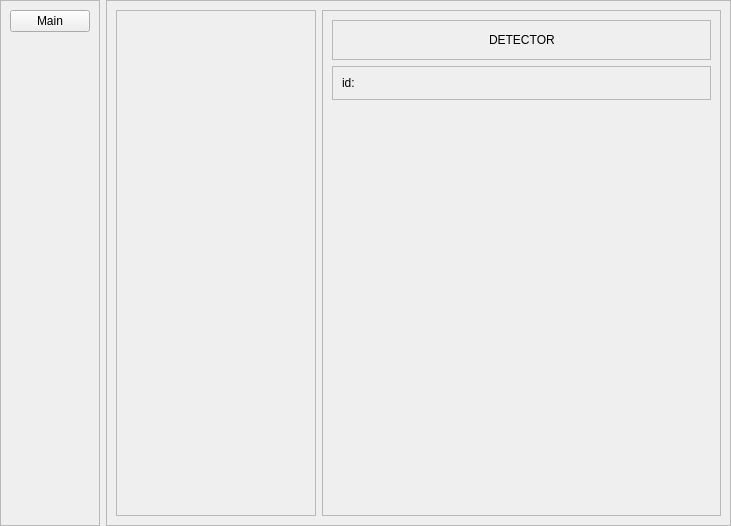
<?xml version="1.0" encoding="UTF-8"?>
<ui version="4.0">
 <class>MainWindow</class>
 <widget class="QMainWindow" name="MainWindow">
  <property name="geometry">
   <rect>
    <x>0</x>
    <y>0</y>
    <width>731</width>
    <height>526</height>
   </rect>
  </property>
  <property name="minimumSize">
   <size>
    <width>600</width>
    <height>400</height>
   </size>
  </property>
  <property name="windowTitle">
   <string>MainWindow</string>
  </property>
  <widget class="QWidget" name="centralwidget">
   <layout class="QHBoxLayout" name="horizontalLayout">
    <property name="leftMargin">
     <number>0</number>
    </property>
    <property name="topMargin">
     <number>0</number>
    </property>
    <property name="rightMargin">
     <number>0</number>
    </property>
    <property name="bottomMargin">
     <number>0</number>
    </property>
    <item>
     <widget class="QFrame" name="menu_panel">
      <property name="minimumSize">
       <size>
        <width>50</width>
        <height>0</height>
       </size>
      </property>
      <property name="maximumSize">
       <size>
        <width>100</width>
        <height>16777215</height>
       </size>
      </property>
      <property name="frameShape">
       <enum>QFrame::Shape::StyledPanel</enum>
      </property>
      <property name="frameShadow">
       <enum>QFrame::Shadow::Raised</enum>
      </property>
      <layout class="QVBoxLayout" name="verticalLayout">
       <item>
        <widget class="QPushButton" name="pushButton">
         <property name="text">
          <string>Main</string>
         </property>
        </widget>
       </item>
       <item>
        <spacer name="verticalSpacer_2">
         <property name="orientation">
          <enum>Qt::Orientation::Vertical</enum>
         </property>
         <property name="sizeHint" stdset="0">
          <size>
           <width>20</width>
           <height>472</height>
          </size>
         </property>
        </spacer>
       </item>
      </layout>
     </widget>
    </item>
    <item>
     <widget class="QStackedWidget" name="stackedWidget">
      <widget class="QWidget" name="page">
       <layout class="QVBoxLayout" name="verticalLayout_3">
        <property name="leftMargin">
         <number>0</number>
        </property>
        <property name="topMargin">
         <number>0</number>
        </property>
        <property name="rightMargin">
         <number>0</number>
        </property>
        <property name="bottomMargin">
         <number>0</number>
        </property>
        <item>
         <widget class="QFrame" name="analyze_frame">
          <property name="frameShape">
           <enum>QFrame::Shape::StyledPanel</enum>
          </property>
          <property name="frameShadow">
           <enum>QFrame::Shadow::Raised</enum>
          </property>
          <layout class="QHBoxLayout" name="horizontalLayout_2">
           <item>
            <widget class="QScrollArea" name="scrollArea">
             <property name="maximumSize">
              <size>
               <width>200</width>
               <height>16777215</height>
              </size>
             </property>
             <property name="widgetResizable">
              <bool>true</bool>
             </property>
             <widget class="QWidget" name="scrollAreaParkingSpots">
              <property name="geometry">
               <rect>
                <x>0</x>
                <y>0</y>
                <width>198</width>
                <height>504</height>
               </rect>
              </property>
              <layout class="QVBoxLayout" name="verticalLayout_2">
               <item>
                <spacer name="verticalSpacer">
                 <property name="orientation">
                  <enum>Qt::Orientation::Vertical</enum>
                 </property>
                 <property name="sizeHint" stdset="0">
                  <size>
                   <width>20</width>
                   <height>483</height>
                  </size>
                 </property>
                </spacer>
               </item>
              </layout>
             </widget>
            </widget>
           </item>
           <item>
            <widget class="QFrame" name="frame">
             <property name="frameShape">
              <enum>QFrame::Shape::StyledPanel</enum>
             </property>
             <property name="frameShadow">
              <enum>QFrame::Shadow::Raised</enum>
             </property>
             <layout class="QVBoxLayout" name="verticalLayout_4">
              <item>
               <widget class="QFrame" name="frame_3">
                <property name="frameShape">
                 <enum>QFrame::Shape::StyledPanel</enum>
                </property>
                <property name="frameShadow">
                 <enum>QFrame::Shadow::Raised</enum>
                </property>
                <layout class="QHBoxLayout" name="horizontalLayout_4">
                 <item>
                  <spacer name="horizontalSpacer">
                   <property name="orientation">
                    <enum>Qt::Orientation::Horizontal</enum>
                   </property>
                   <property name="sizeHint" stdset="0">
                    <size>
                     <width>40</width>
                     <height>20</height>
                    </size>
                   </property>
                  </spacer>
                 </item>
                 <item>
                  <widget class="QLabel" name="label">
                   <property name="text">
                    <string>DETECTOR</string>
                   </property>
                  </widget>
                 </item>
                 <item>
                  <spacer name="horizontalSpacer_2">
                   <property name="orientation">
                    <enum>Qt::Orientation::Horizontal</enum>
                   </property>
                   <property name="sizeHint" stdset="0">
                    <size>
                     <width>40</width>
                     <height>20</height>
                    </size>
                   </property>
                  </spacer>
                 </item>
                </layout>
               </widget>
              </item>
              <item>
               <widget class="QFrame" name="frame_4">
                <property name="frameShape">
                 <enum>QFrame::Shape::StyledPanel</enum>
                </property>
                <property name="frameShadow">
                 <enum>QFrame::Shadow::Raised</enum>
                </property>
                <layout class="QHBoxLayout" name="horizontalLayout_5">
                 <item>
                  <widget class="QLabel" name="label_spot_id">
                   <property name="text">
                    <string>id: </string>
                   </property>
                  </widget>
                 </item>
                </layout>
               </widget>
              </item>
              <item>
               <spacer name="verticalSpacer_3">
                <property name="orientation">
                 <enum>Qt::Orientation::Vertical</enum>
                </property>
                <property name="sizeHint" stdset="0">
                 <size>
                  <width>20</width>
                  <height>394</height>
                 </size>
                </property>
               </spacer>
              </item>
             </layout>
            </widget>
           </item>
          </layout>
         </widget>
        </item>
       </layout>
      </widget>
      <widget class="QWidget" name="page_2"/>
     </widget>
    </item>
   </layout>
  </widget>
 </widget>
 <resources/>
 <connections/>
</ui>
